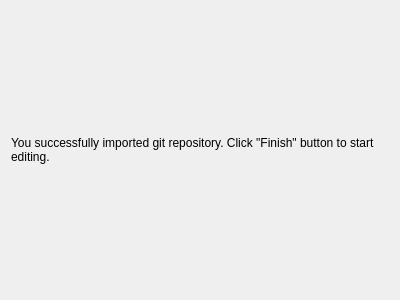
<?xml version="1.0" encoding="UTF-8"?>
<ui version="4.0">
 <class>MSFinishWizardPage</class>
 <widget class="QWizardPage" name="MSFinishWizardPage">
  <property name="geometry">
   <rect>
    <x>0</x>
    <y>0</y>
    <width>400</width>
    <height>300</height>
   </rect>
  </property>
  <property name="windowTitle">
   <string>WizardPage</string>
  </property>
  <layout class="QVBoxLayout" name="verticalLayout">
   <item>
    <widget class="QLabel" name="label">
     <property name="text">
      <string>You successfully imported git repository. Click &quot;Finish&quot; button to start editing.</string>
     </property>
     <property name="wordWrap">
      <bool>true</bool>
     </property>
    </widget>
   </item>
  </layout>
 </widget>
 <resources/>
 <connections/>
</ui>
